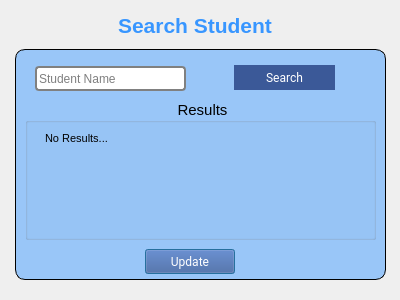
<?xml version="1.0" encoding="UTF-8"?>
<ui version="4.0">
 <class>Dialog</class>
 <widget class="QDialog" name="Dialog">
  <property name="geometry">
   <rect>
    <x>0</x>
    <y>0</y>
    <width>400</width>
    <height>300</height>
   </rect>
  </property>
  <property name="windowTitle">
   <string>Dialog</string>
  </property>
  <widget class="QLabel" name="label">
   <property name="geometry">
    <rect>
     <x>90</x>
     <y>10</y>
     <width>210</width>
     <height>31</height>
    </rect>
   </property>
   <property name="font">
    <font>
     <pointsize>16</pointsize>
     <weight>75</weight>
     <bold>true</bold>
    </font>
   </property>
   <property name="styleSheet">
    <string notr="true">QLabel{
	border-width: 0px 0px 0px 0px;
	border-style: solid;
	color:  rgb(56, 150, 255);
}</string>
   </property>
   <property name="text">
    <string>Search Student</string>
   </property>
   <property name="alignment">
    <set>Qt::AlignCenter</set>
   </property>
  </widget>
  <widget class="QFrame" name="frame_3">
   <property name="geometry">
    <rect>
     <x>15</x>
     <y>49</y>
     <width>371</width>
     <height>231</height>
    </rect>
   </property>
   <property name="styleSheet">
    <string notr="true">QFrame{
	background: rgb(94, 170, 255, 150);
	border: 1px solid black;
	border-radius: 10px;
}</string>
   </property>
   <property name="frameShape">
    <enum>QFrame::StyledPanel</enum>
   </property>
   <property name="frameShadow">
    <enum>QFrame::Raised</enum>
   </property>
   <widget class="QPushButton" name="pushButton">
    <property name="geometry">
     <rect>
      <x>130</x>
      <y>200</y>
      <width>90</width>
      <height>25</height>
     </rect>
    </property>
    <property name="font">
     <font>
      <family>Roboto,sans-serif</family>
      <weight>50</weight>
      <bold>false</bold>
     </font>
    </property>
    <property name="styleSheet">
     <string notr="true">QPushButton{
border-radius:0.2em;
font-family:'Roboto',sans-serif;
font-weight:400;
color:#FFFFFF;
background-color:#3b5998;
text-align:center;
}
QPushButton:hover{
background-color:#324a80;
font-weight: 490;
}</string>
    </property>
    <property name="text">
     <string>Update</string>
    </property>
   </widget>
   <widget class="QFrame" name="frame_2">
    <property name="geometry">
     <rect>
      <x>10</x>
      <y>10</y>
      <width>351</width>
      <height>38</height>
     </rect>
    </property>
    <property name="styleSheet">
     <string notr="true">background: none; border: none;</string>
    </property>
    <property name="frameShape">
     <enum>QFrame::StyledPanel</enum>
    </property>
    <property name="frameShadow">
     <enum>QFrame::Raised</enum>
    </property>
    <widget class="QLineEdit" name="lineEdit">
     <property name="geometry">
      <rect>
       <x>10</x>
       <y>7</y>
       <width>151</width>
       <height>25</height>
      </rect>
     </property>
     <property name="styleSheet">
      <string notr="true">border: 2px solid gray;
  border-radius: 4px;</string>
     </property>
     <property name="placeholderText">
      <string>Student Name</string>
     </property>
    </widget>
    <widget class="QPushButton" name="pushButton_2">
     <property name="geometry">
      <rect>
       <x>209</x>
       <y>6</y>
       <width>101</width>
       <height>25</height>
      </rect>
     </property>
     <property name="font">
      <font>
       <family>Roboto,sans-serif</family>
       <weight>50</weight>
       <bold>false</bold>
      </font>
     </property>
     <property name="styleSheet">
      <string notr="true">QPushButton{
border-radius:0.2em;
font-family:'Roboto',sans-serif;
font-weight:400;
color:#FFFFFF;
background-color:#3b5998;
text-align:center;
}
QPushButton:hover{
background-color:#324a80;
font-weight: 490;
}</string>
     </property>
     <property name="text">
      <string>Search</string>
     </property>
    </widget>
   </widget>
   <widget class="QGroupBox" name="groupBox_4">
    <property name="geometry">
     <rect>
      <x>10</x>
      <y>50</y>
      <width>351</width>
      <height>141</height>
     </rect>
    </property>
    <property name="font">
     <font>
      <pointsize>-1</pointsize>
     </font>
    </property>
    <property name="styleSheet">
     <string notr="true">font-size: 15px;</string>
    </property>
    <property name="title">
     <string>Results</string>
    </property>
    <property name="alignment">
     <set>Qt::AlignCenter</set>
    </property>
    <widget class="QScrollArea" name="scrollArea">
     <property name="geometry">
      <rect>
       <x>10</x>
       <y>19</y>
       <width>331</width>
       <height>111</height>
      </rect>
     </property>
     <property name="styleSheet">
      <string notr="true">background: rgb(0, 0, 0, 0); border: none;</string>
     </property>
     <property name="widgetResizable">
      <bool>true</bool>
     </property>
     <widget class="QWidget" name="scrollAreaWidgetContents">
      <property name="geometry">
       <rect>
        <x>0</x>
        <y>0</y>
        <width>331</width>
        <height>111</height>
       </rect>
      </property>
      <widget class="QFrame" name="frame_6">
       <property name="geometry">
        <rect>
         <x>0</x>
         <y>10</y>
         <width>321</width>
         <height>21</height>
        </rect>
       </property>
       <property name="frameShape">
        <enum>QFrame::StyledPanel</enum>
       </property>
       <property name="frameShadow">
        <enum>QFrame::Raised</enum>
       </property>
       <widget class="QLabel" name="label_2">
        <property name="geometry">
         <rect>
          <x>10</x>
          <y>0</y>
          <width>131</width>
          <height>20</height>
         </rect>
        </property>
        <property name="styleSheet">
         <string notr="true">font-size: 11px;</string>
        </property>
        <property name="text">
         <string>No Results...</string>
        </property>
       </widget>
      </widget>
     </widget>
    </widget>
   </widget>
  </widget>
  <widget class="QLabel" name="label_6">
   <property name="geometry">
    <rect>
     <x>0</x>
     <y>0</y>
     <width>401</width>
     <height>301</height>
    </rect>
   </property>
   <property name="styleSheet">
    <string notr="true"/>
   </property>
   <property name="text">
    <string/>
   </property>
   <property name="pixmap">
    <pixmap>bg5.jpg</pixmap>
   </property>
   <property name="scaledContents">
    <bool>true</bool>
   </property>
  </widget>
  <zorder>label_6</zorder>
  <zorder>label</zorder>
  <zorder>frame_3</zorder>
 </widget>
 <resources/>
 <connections/>
</ui>
